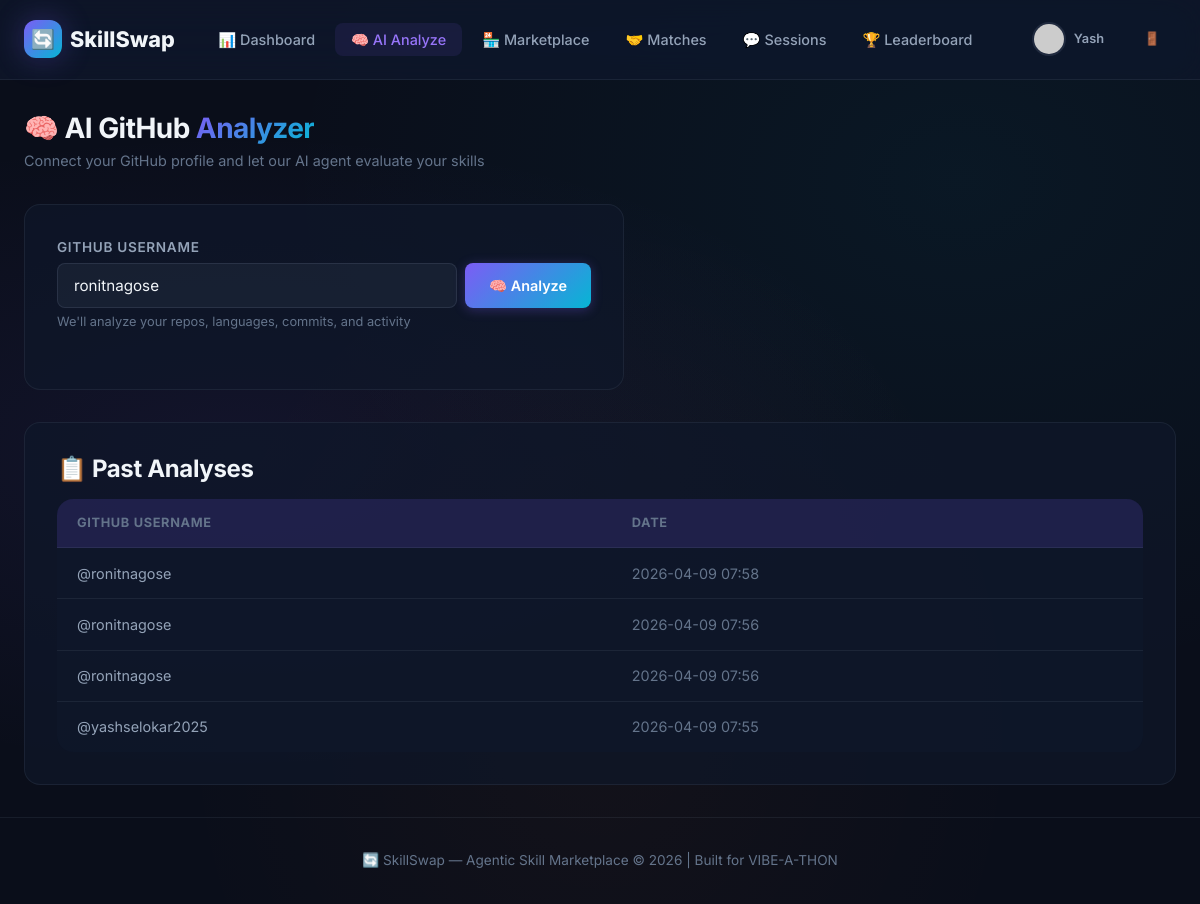
Screenshot of /analyze (signed in) with the database file from the repository.
### tables this page shows
CREATE TABLE users (
            id INTEGER PRIMARY KEY AUTOINCREMENT,
            firebase_uid TEXT UNIQUE,
            name TEXT NOT NULL,
            email TEXT UNIQUE NOT NULL,
            photo_url TEXT DEFAULT '',
            college TEXT DEFAULT '',
            city TEXT DEFAULT '',
            bio TEXT DEFAULT '',
            github_username TEXT DEFAULT '',
            avatar_url TEXT DEFAULT '',
            overall_score INTEGER DEFAULT 0,
            want_to_learn TEXT DEFAULT '[]',
            can_teach TEXT DEFAULT '[]',
            availability TEXT DEFAULT 'Flexible',
            created_at TIMESTAMP DEFAULT CURRENT_TIMESTAMP
        );

CREATE TABLE github_analyses (
            id INTEGER PRIMARY KEY AUTOINCREMENT,
            user_id INTEGER NOT NULL,
            github_username TEXT NOT NULL,
            analysis_data TEXT NOT NULL,
            analyzed_at TIMESTAMP DEFAULT CURRENT_TIMESTAMP,
            FOREIGN KEY (user_id) REFERENCES users(id)
        );

### app.py (the view, shortened to what this page needs)
@app.route('/analyze', methods=['GET', 'POST'])
@login_required
def analyze():
    user = get_current_user()
    analysis = None
    db = get_db()
    past_analyses = db.execute('''
        SELECT * FROM github_analyses WHERE user_id = ? ORDER BY analyzed_at DESC LIMIT 5
    ''', (session['user_id'],)).fetchall()
    return render_template('analyze.html', user=user, analysis=analysis, past_analyses=past_analyses)

### app.py (called while the page is built)
@app.context_processor
def inject_firebase_config():
    return {'firebase_config': FIREBASE_WEB_CONFIG}

def get_db():
    if 'db' not in g:
        g.db = sqlite3.connect(app.config['DATABASE'])
        g.db.row_factory = sqlite3.Row
        g.db.execute("PRAGMA journal_mode=WAL")
        g.db.execute("PRAGMA foreign_keys=ON")
    return g.db

def login_required(f):
    @wraps(f)
    def decorated(*args, **kwargs):
        if 'user_id' not in session:
            flash('Please login first.', 'warning')
            return redirect(url_for('login'))
        db = get_db()
        user = db.execute('SELECT id FROM users WHERE id = ?', (session['user_id'],)).fetchone()
        if not user:
            session.clear()
            flash('Session expired. Please sign in again.', 'warning')
            return redirect(url_for('login'))
        return f(*args, **kwargs)
    return decorated

def get_current_user():
    if 'user_id' not in session:
        return None
    db = get_db()
    user = db.execute('SELECT * FROM users WHERE id = ?', (session['user_id'],)).fetchone()
    if not user:
        session.clear()  # Auto-clear stale session
    return user

### templates/analyze.html (shortened to what this page needs)
{% extends "base.html" %}
{% block content %}
<div class="container">
    <div class="section-header fade-in">
        <h2>🧠 AI GitHub <span class="text-gradient">Analyzer</span></h2>
        <p>Connect your GitHub profile and let our AI agent evaluate your skills</p>
    </div>
    <div class="card-flat fade-in stagger-1" style="max-width:600px; margin-bottom:var(--space-xl);">
        <form method="POST" action="{{ url_for('analyze') }}" id="analyze-form">
            <div class="form-group">
                <label class="form-label" for="github_username">GitHub Username</label>
                <div class="flex gap-sm">
                    <input type="text" id="github_username" name="github_username" class="form-input"
                           placeholder="e.g. octocat" value="{{ user.github_username or '' }}" required>
                    <button type="submit" class="btn btn-primary" id="analyze-btn">
                        🧠 Analyze
                    </button>
                </div>
                <span class="form-hint">We'll analyze your repos, languages, commits, and activity</span>
            </div>
        </form>
    </div>
    {% if past_analyses %}
    <div class="card-flat fade-in" style="margin-top:var(--space-xl);">
        <h3 style="margin-bottom:var(--space-md);">📋 Past Analyses</h3>
        <div class="table-container" style="border:none;">
            <table>
                <thead>
                    <tr>
                        <th>GitHub Username</th>
                        <th>Date</th>
                    </tr>
                </thead>
                <tbody>
                    {% for pa in past_analyses %}
                    <tr>
                        <td>@{{ pa.github_username }}</td>
                        <td class="text-muted">{{ pa.analyzed_at[:16] if pa.analyzed_at else 'N/A' }}</td>
                    </tr>
                    {% endfor %}
                </tbody>
            </table>
        </div>
    </div>
    {% endif %}
</div>
{% endblock %}

### templates/base.html (shortened to what this page needs)
<!DOCTYPE html>
<html lang="en">
<head>
    <link rel="stylesheet" href="{{ url_for('static', filename='css/style.css') }}">
</head>
<body>
    {% if user %}
    <nav class="navbar" id="main-nav">
        <div class="container">
            <a href="{{ url_for('dashboard') }}" class="nav-brand">
                <span class="nav-brand-icon">🔄</span>
                SkillSwap
            </a>
            <ul class="nav-links" id="nav-links">
                <li><a href="{{ url_for('dashboard') }}" class="{% if request.endpoint == 'dashboard' %}active{% endif %}">📊 Dashboard</a></li>
                <li><a href="{{ url_for('analyze') }}" class="{% if request.endpoint == 'analyze' %}active{% endif %}">🧠 AI Analyze</a></li>
                <li><a href="{{ url_for('marketplace') }}" class="{% if request.endpoint == 'marketplace' %}active{% endif %}">🏪 Marketplace</a></li>
                <li><a href="{{ url_for('matches') }}" class="{% if request.endpoint == 'matches' %}active{% endif %}">🤝 Matches</a></li>
                <li><a href="{{ url_for('sessions') }}" class="{% if request.endpoint == 'sessions' %}active{% endif %}">💬 Sessions</a></li>
                <li><a href="{{ url_for('leaderboard') }}" class="{% if request.endpoint == 'leaderboard' %}active{% endif %}">🏆 Leaderboard</a></li>
            </ul>
            <div class="nav-user">
                <a href="{{ url_for('profile') }}" class="btn btn-ghost btn-sm">
                    {% if user.avatar_url %}
                    <img src="{{ user.avatar_url }}" alt="Avatar" class="nav-avatar">
                    {% else %}
                    <span class="avatar-placeholder avatar-sm" style="font-size:0.7rem;">{{ user.name[0] }}</span>
                    {% endif %}
                    {{ user.name.split(' ')[0] }}
                </a>
                <a href="{{ url_for('logout') }}" class="btn btn-ghost btn-sm" title="Logout">🚪</a>
            </div>
        </div>
    </nav>
    {% endif %}
    <main class="main-content">
        {% block content %}{% endblock %}
    </main>
    {% if user %}
    <footer class="footer">
        <div class="container">
            <p>🔄 SkillSwap — Agentic Skill Marketplace &copy; 2026 | Built for VIBE-A-THON</p>
        </div>
    </footer>
    {% endif %}
</body>
</html>

### rows the page displays
users: name "Yash", github_username "ronitnagose"
github_analyses: github_username "ronitnagose", analyzed_at "2026-04-09 07:58"
github_analyses: github_username "ronitnagose", analyzed_at "2026-04-09 07:56"
github_analyses: github_username "ronitnagose", analyzed_at "2026-04-09 07:56"
github_analyses: github_username "yashselokar2025", analyzed_at "2026-04-09 07:55"
